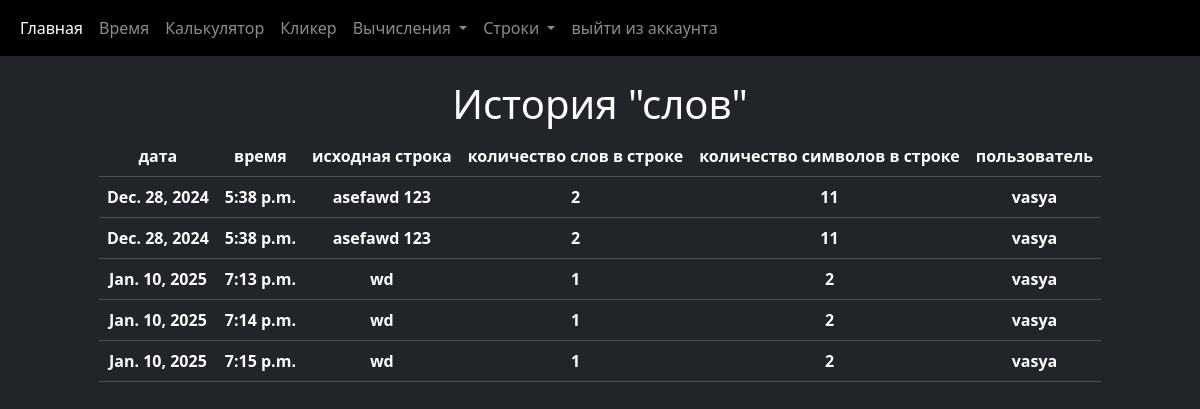
/str_history/ (signed in), run on an earlier commit of the app's database.
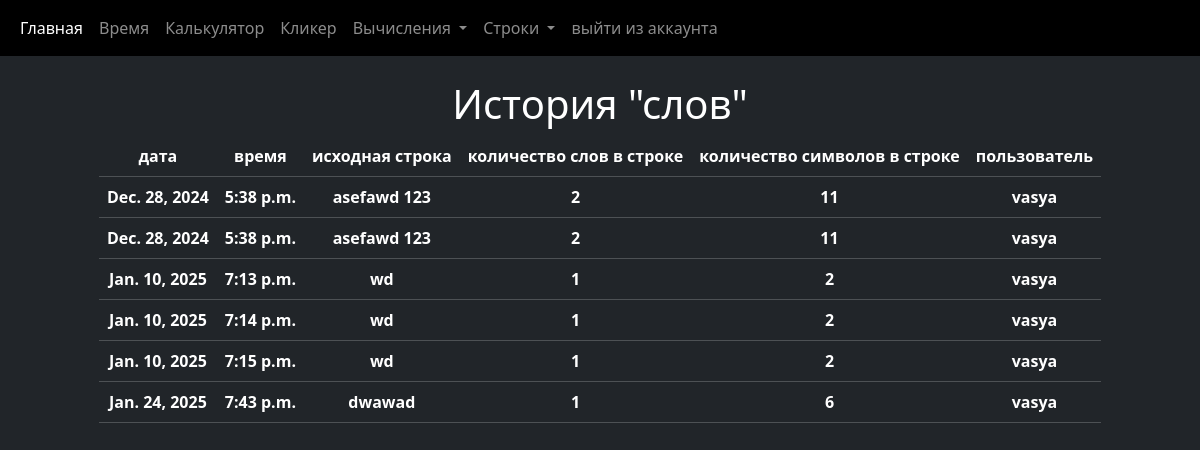
And on a later commit of the database.
### str2words/models.py (models this page shows)
class Word(models.Model):
    date = models.DateField()
    time = models.TimeField()
    inputtedString = models.CharField(max_length=100)
    words_count = models.IntegerField()
    symbols_count = models.IntegerField()
    user = models.ForeignKey(to=User, on_delete=models.CASCADE)

### str_history/views.py (the view)
# urls.py: path('str_history/', str_history),
@login_required
def str_history(request):
    objects = Word.objects.filter(user_id=request.user)
    context = {
        'word': objects
    }
    return render(request, 'str_history.html', context)

### str_history/templates/str_history.html
{% extends "base.html" %}
{% block content %}
    <div class="text-center">
        <h1>История "слов"</h1>
        <table class="table table-dark  table-hover">
            <tr>
                <th>дата</th>
                <th>время</th>
                <th>исходная строка</th>
                <th>количество слов в строке</th>
                <th>количество символов в строке</th>
                <th>пользователь</th>
            </tr>
            {% for item in word %}
            <tr>
                <th>{{item.date}}</th>
                <th>{{item.time}}</th>
                <th>{{item.inputtedString}}</th>
                <th>{{item.words_count}}</th>
                <th>{{item.symbols_count}}</th>
                <th>{{item.user.username}}</th>
            </tr>
            {% endfor %}
        </table>
    </div>
{% endblock %}

What changed in the data, as far as the page shows it:
added Word: date "Jan. 24, 2025", time "7:43 p.m.", inputtedString "dwawad", words_count "1", symbols_count "6", user.username "vasya"
